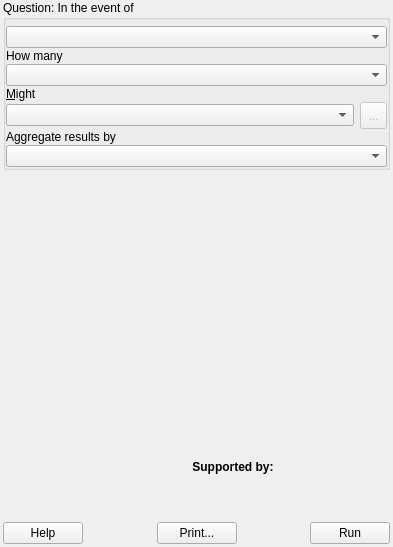
<?xml version="1.0" encoding="UTF-8"?>
<ui version="4.0">
 <class>DockBase</class>
 <widget class="QDockWidget" name="DockBase">
  <property name="geometry">
   <rect>
    <x>0</x>
    <y>0</y>
    <width>393</width>
    <height>547</height>
   </rect>
  </property>
  <property name="windowIcon">
   <iconset>
    <normaloff>:/plugins/inasafe/icon.png</normaloff>:/plugins/inasafe/icon.png</iconset>
  </property>
  <property name="windowTitle">
   <string>InaSAFE</string>
  </property>
  <widget class="QWidget" name="dockWidgetContents">
   <layout class="QGridLayout" name="gridLayout">
    <property name="leftMargin">
     <number>3</number>
    </property>
    <property name="topMargin">
     <number>0</number>
    </property>
    <property name="rightMargin">
     <number>3</number>
    </property>
    <property name="bottomMargin">
     <number>3</number>
    </property>
    <item row="2" column="0">
     <layout class="QVBoxLayout" name="verticalLayout_4">
      <property name="leftMargin">
       <number>3</number>
      </property>
      <item>
       <widget class="MessageViewer" name="wvResults" native="true">
        <property name="sizePolicy">
         <sizepolicy hsizetype="Preferred" vsizetype="MinimumExpanding">
          <horstretch>0</horstretch>
          <verstretch>0</verstretch>
         </sizepolicy>
        </property>
        <property name="minimumSize">
         <size>
          <width>0</width>
          <height>50</height>
         </size>
        </property>
        <property name="url" stdset="0">
         <url>
          <string>about:blank</string>
         </url>
        </property>
       </widget>
      </item>
      <item>
       <layout class="QHBoxLayout" name="horizontalLayout_3">
        <item>
         <widget class="QLabel" name="label_9">
          <property name="minimumSize">
           <size>
            <width>64</width>
            <height>64</height>
           </size>
          </property>
          <property name="maximumSize">
           <size>
            <width>64</width>
            <height>64</height>
           </size>
          </property>
          <property name="text">
           <string/>
          </property>
          <property name="pixmap">
           <pixmap resource="resources.qrc">:/plugins/inasafe/bnpb_logo_64.png</pixmap>
          </property>
          <property name="scaledContents">
           <bool>true</bool>
          </property>
          <property name="alignment">
           <set>Qt::AlignCenter</set>
          </property>
         </widget>
        </item>
        <item>
         <layout class="QVBoxLayout" name="verticalLayout">
          <item>
           <widget class="QLabel" name="label_3">
            <property name="font">
             <font>
              <weight>75</weight>
              <bold>true</bold>
             </font>
            </property>
            <property name="text">
             <string>Supported by:</string>
            </property>
            <property name="alignment">
             <set>Qt::AlignCenter</set>
            </property>
           </widget>
          </item>
          <item>
           <layout class="QHBoxLayout" name="horizontalLayout_2">
            <item>
             <spacer name="horizontalSpacer_3">
              <property name="orientation">
               <enum>Qt::Horizontal</enum>
              </property>
              <property name="sizeHint" stdset="0">
               <size>
                <width>40</width>
                <height>20</height>
               </size>
              </property>
             </spacer>
            </item>
            <item>
             <widget class="QLabel" name="label_4">
              <property name="text">
               <string/>
              </property>
              <property name="pixmap">
               <pixmap resource="resources.qrc">:/plugins/inasafe/Australian-AID-Identifier_blue-red-small.png</pixmap>
              </property>
              <property name="alignment">
               <set>Qt::AlignCenter</set>
              </property>
              <property name="wordWrap">
               <bool>true</bool>
              </property>
             </widget>
            </item>
            <item>
             <spacer name="horizontalSpacer_4">
              <property name="orientation">
               <enum>Qt::Horizontal</enum>
              </property>
              <property name="sizeHint" stdset="0">
               <size>
                <width>40</width>
                <height>20</height>
               </size>
              </property>
             </spacer>
            </item>
            <item>
             <widget class="QLabel" name="label">
              <property name="text">
               <string/>
              </property>
              <property name="pixmap">
               <pixmap resource="resources.qrc">:/plugins/inasafe/wb-logo-small.png</pixmap>
              </property>
             </widget>
            </item>
           </layout>
          </item>
         </layout>
        </item>
       </layout>
      </item>
     </layout>
    </item>
    <item row="0" column="0">
     <widget class="QGroupBox" name="grpQuestion">
      <property name="title">
       <string>Question: In the event of</string>
      </property>
      <layout class="QGridLayout" name="gridLayout_3">
       <property name="leftMargin">
        <number>0</number>
       </property>
       <property name="topMargin">
        <number>6</number>
       </property>
       <property name="rightMargin">
        <number>0</number>
       </property>
       <property name="bottomMargin">
        <number>0</number>
       </property>
       <property name="verticalSpacing">
        <number>1</number>
       </property>
       <item row="0" column="0" colspan="2">
        <widget class="QComboBox" name="cboHazard">
         <property name="insertPolicy">
          <enum>QComboBox::InsertAlphabetically</enum>
         </property>
        </widget>
       </item>
       <item row="1" column="0">
        <widget class="QLabel" name="label_7">
         <property name="text">
          <string>How many</string>
         </property>
         <property name="buddy">
          <cstring>cboExposure</cstring>
         </property>
        </widget>
       </item>
       <item row="3" column="0" colspan="2">
        <widget class="QComboBox" name="cboExposure">
         <property name="insertPolicy">
          <enum>QComboBox::InsertAlphabetically</enum>
         </property>
        </widget>
       </item>
       <item row="4" column="0">
        <widget class="QLabel" name="label_8">
         <property name="text">
          <string>&amp;Might</string>
         </property>
         <property name="buddy">
          <cstring>cboFunction</cstring>
         </property>
        </widget>
       </item>
       <item row="5" column="0">
        <widget class="QComboBox" name="cboFunction">
         <property name="sizePolicy">
          <sizepolicy hsizetype="Preferred" vsizetype="Fixed">
           <horstretch>0</horstretch>
           <verstretch>0</verstretch>
          </sizepolicy>
         </property>
         <property name="insertPolicy">
          <enum>QComboBox::InsertAlphabetically</enum>
         </property>
        </widget>
       </item>
       <item row="7" column="0" colspan="2">
        <widget class="QComboBox" name="cboAggregation"/>
       </item>
       <item row="5" column="1">
        <widget class="QToolButton" name="toolFunctionOptions">
         <property name="enabled">
          <bool>false</bool>
         </property>
         <property name="sizePolicy">
          <sizepolicy hsizetype="Fixed" vsizetype="Fixed">
           <horstretch>0</horstretch>
           <verstretch>0</verstretch>
          </sizepolicy>
         </property>
         <property name="minimumSize">
          <size>
           <width>27</width>
           <height>27</height>
          </size>
         </property>
         <property name="maximumSize">
          <size>
           <width>16777215</width>
           <height>27</height>
          </size>
         </property>
         <property name="toolTip">
          <string>Configure Impact Function Parameter</string>
         </property>
         <property name="text">
          <string>...</string>
         </property>
         <property name="icon">
          <iconset>
           <normalon>:/plugins/inasafe/edit.png</normalon>
          </iconset>
         </property>
         <property name="iconSize">
          <size>
           <width>27</width>
           <height>27</height>
          </size>
         </property>
        </widget>
       </item>
       <item row="6" column="0">
        <widget class="QLabel" name="label_2">
         <property name="text">
          <string>Aggregate results by</string>
         </property>
        </widget>
       </item>
      </layout>
     </widget>
    </item>
    <item row="5" column="0">
     <layout class="QHBoxLayout" name="horizontalLayout">
      <item>
       <widget class="QPushButton" name="pbnHelp">
        <property name="text">
         <string>Help</string>
        </property>
       </widget>
      </item>
      <item>
       <spacer name="horizontalSpacer_2">
        <property name="orientation">
         <enum>Qt::Horizontal</enum>
        </property>
        <property name="sizeHint" stdset="0">
         <size>
          <width>40</width>
          <height>20</height>
         </size>
        </property>
       </spacer>
      </item>
      <item>
       <widget class="QPushButton" name="pbnPrint">
        <property name="text">
         <string>Print...</string>
        </property>
       </widget>
      </item>
      <item>
       <spacer name="horizontalSpacer">
        <property name="orientation">
         <enum>Qt::Horizontal</enum>
        </property>
        <property name="sizeHint" stdset="0">
         <size>
          <width>40</width>
          <height>20</height>
         </size>
        </property>
       </spacer>
      </item>
      <item>
       <widget class="QPushButton" name="pbnRunStop">
        <property name="text">
         <string>Run</string>
        </property>
       </widget>
      </item>
     </layout>
    </item>
   </layout>
  </widget>
 </widget>
 <customwidgets>
  <customwidget>
   <class>MessageViewer</class>
   <extends>QWidget</extends>
   <header>message_viewer</header>
   <container>1</container>
  </customwidget>
 </customwidgets>
 <tabstops>
  <tabstop>cboHazard</tabstop>
  <tabstop>cboExposure</tabstop>
  <tabstop>cboFunction</tabstop>
  <tabstop>pbnRunStop</tabstop>
  <tabstop>pbnHelp</tabstop>
 </tabstops>
 <resources>
  <include location="resources.qrc"/>
 </resources>
 <connections/>
</ui>
